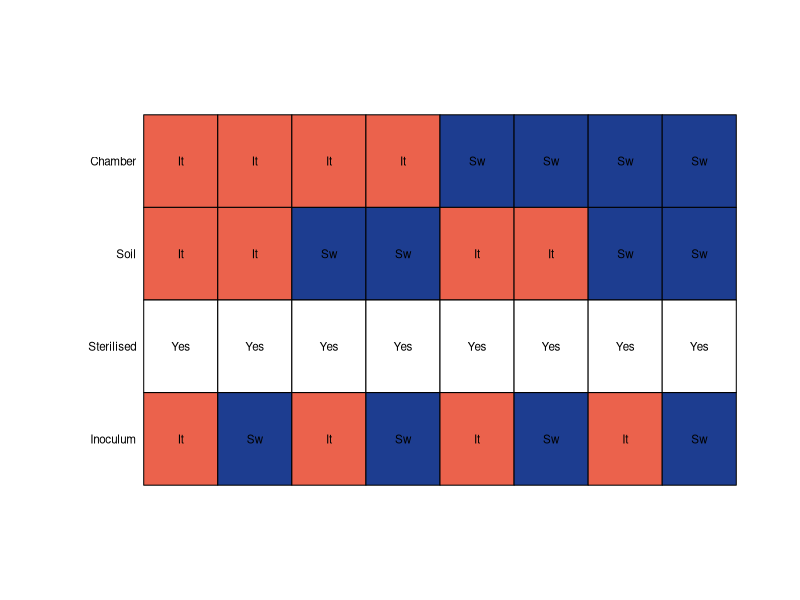
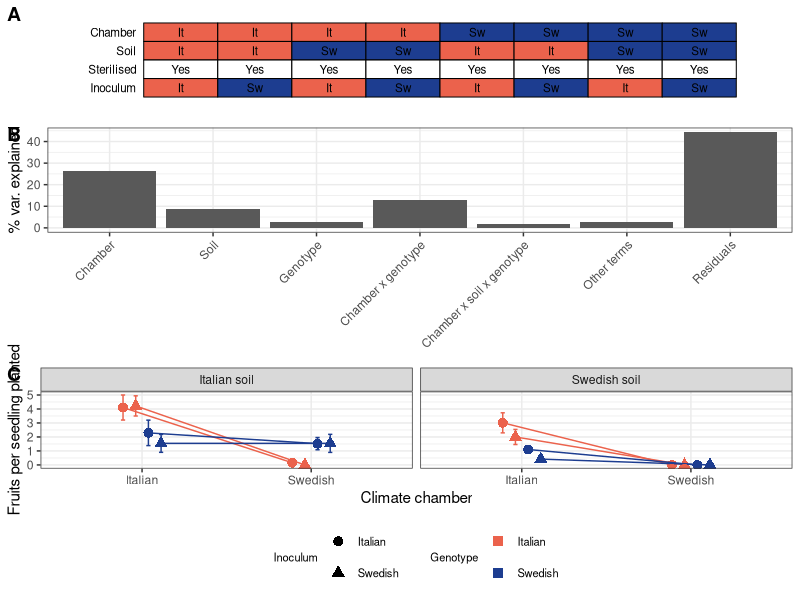
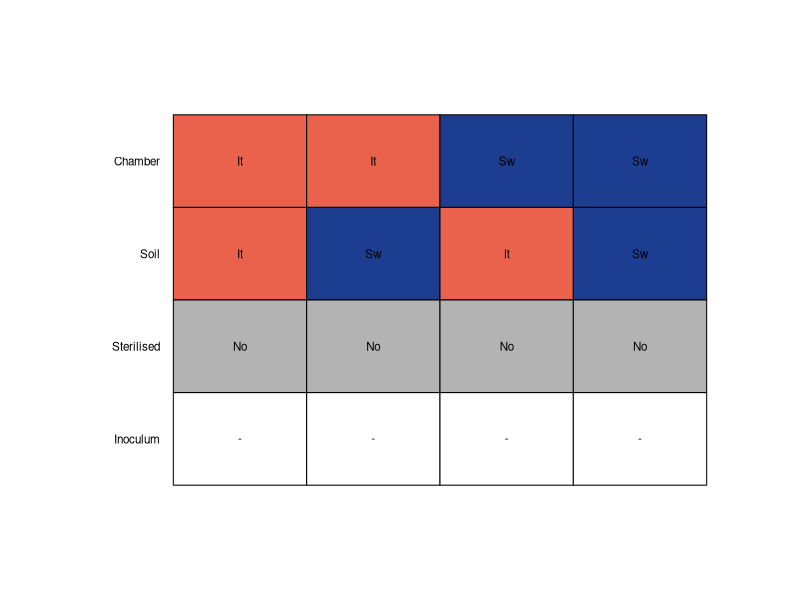
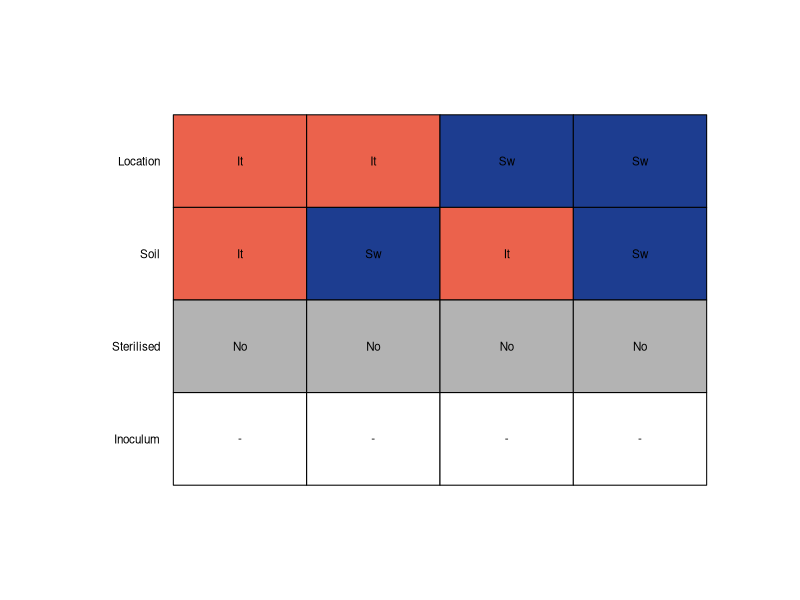
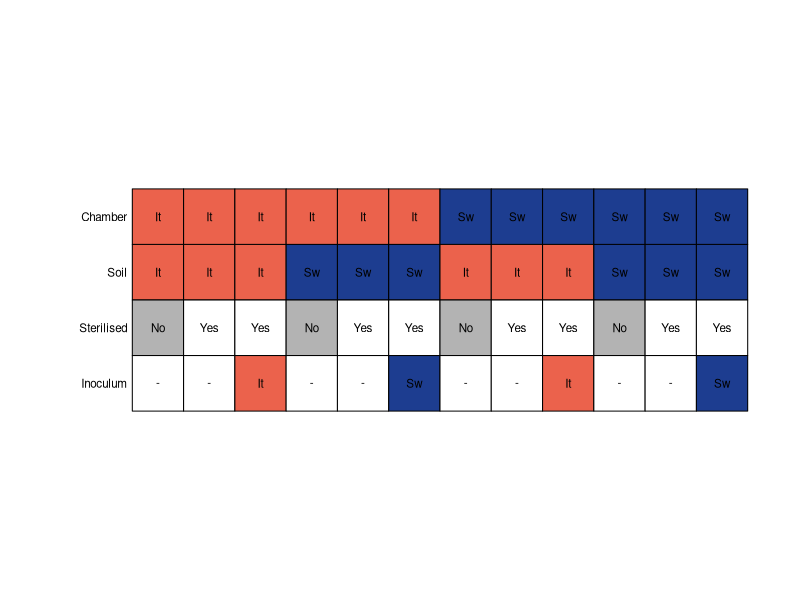
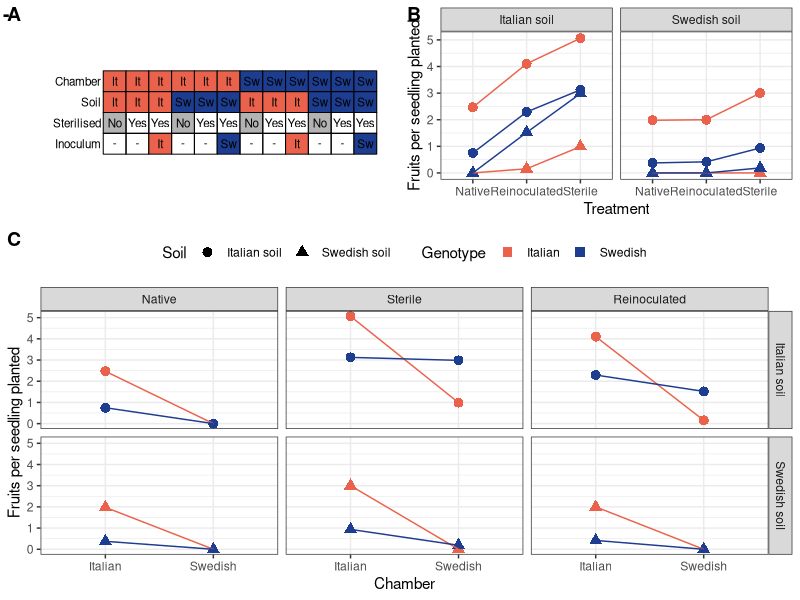

R code for these plots, in order:
## ---- chunk 1
knitr::opts_chunk$set(
  echo = FALSE, warning = FALSE, message = FALSE,
  fig.width=16.9/2.54, fig.height  = 20/2.54,
  cache = FALSE, cache.lazy = FALSE)

library(tidyverse)
library(broom)
library(lmerTest)
library(ggpubr)
library(cowplot)
library(gridGraphics)
## ---- chunk 2
# source('plant_fitness/utils.R')

gnoto <- read_csv(
  "plant_fitness/gnotobiotic_expt_fitness_data.csv",
  col_types = 'ffffffffdi'
)

field <- read_csv(
  "plant_fitness/field_expt_fitness_data.csv", col_types = 'ffffffi'
)

anova <- list()
## ---- chunk 3

# A function to take the output of the linear models in this document and make
# them into somethin publishable
tidy_anova_table <- function(model){
  model %>% 
    tidy %>% 
    mutate(
      # Change the levels of strata
      # stratum = ifelse(stratum == "chamber", "Chamber", stratum),
      stratum = ifelse(stratum == "block", "Between block", stratum),
      stratum = ifelse(stratum == "Within", "Within block", stratum),
      # Tidy up model term names
      term = gsub(":", " x ", term), # Change : to x in interaction terms
      term = sub("(.)", "\\U\\1", term, perl=TRUE), # Capitalise the first letter
      # term = gsub("x genotype", "x geno.", term),
      # term = gsub("x inoculum", "x inoc.", term),
      R2 = sumsq / sum(sumsq) # Variance explained
    ) %>% 
    rename(
      Stratum = stratum,
      Term = term,
      SS = sumsq,
      MS = meansq,
      F = statistic,
      P = p.value
    )
}
## ---- chunk 4
# m <- gnoto %>%
#   filter(soil %in% c("Italy", "Sweden"), inoculum %in% c("Italy", "Sweden"), autoclaved == 1) %>%
#   # mutate(r = paste0(chamber, block)) %>%
#   lmer(formula = fruits_per_seedling ~
#          (1 | block) +
#          (1 | chamber) +
#          (1 | genotype) + (1| soil) + (1 | inoculum) +
#          (1 | chamber : genotype) + (1 | chamber : soil) + (1 | chamber : inoculum) +
#          (1 | soil : genotype) + (1 | inoculum : genotype) +
#          (1 | soil : inoculum) +
#          (1 | chamber : soil : genotype) + (1 | chamber : inoculum : genotype) + (1 | inoculum : soil : genotype) +
#          (1 | chamber : soil : inoculum : genotype)
#        )
# VarCorr(m) %>%
#   as.data.frame() %>%
#   select(grp, sdcor) %>%
#   mutate(ve = 100 * (sdcor/ sum(sdcor)))

# 
# hist(resid(m), breaks = 20)
# 
# plot(resid(m), fitted(m))

anova$reinoculated <- gnoto %>%
  filter(soil %in% c("Italy", "Sweden"), inoculum %in% c("Italy", "Sweden"), autoclaved == 1) %>%
  aov(
  formula = 
    fruits_per_seedling ~ chamber * soil * inoculum * genotype + Error(block)
) 



# m.pr <- proj(anova$reinoculated)
# hist(m.pr[['Within']][,'Residuals'])
# hist(m.pr[['block']][,'Residuals'])

anova$reinoculated %>% 
  tidy_anova_table() %>% 
  knitr::kable(
    digits = 3,
    caption = "(ref:anova)")

gnoto %>%
  filter(soil %in% c("Italy", "Sweden"), inoculum %in% c("Italy", "Sweden"), autoclaved == 1) %>%
  mutate(
    fruits_per_seedling = scale(fruits_per_seedling),
    t = paste0(chamber, soil, inoculum),
    t2  = paste0(genotype, block)
    ) %>% 
  lme4::lmer(
    formula = 
      fruits_per_seedling ~ chamber * soil * inoculum * genotype + (1 | t/block)
  ) %>% 
  # summary
  anova
## ---- chunk 5

# Creates the image of treatment combinations for Fig 2A

reinoculated <- list()

font_size= 0.7
par(mar = c(0,4,0,0))
plot(c(0,9), c(0,-3), type='n', axes=F, xlab = "", ylab="")
# Draw boxes under the plot
rect((1:8)-0.5, -0.5, (1:8)+0.5, -1, col = rep(c("#eb624c", "#1d3d90ff"), each=4))
rect((1:8)-0.5, -1,   (1:8)+0.5, -1.5,  col = rep(c("#eb624c", "#1d3d90ff"), each=2))
rect((1:8)-0.5, -1.5, (1:8)+0.5, -2, col = 0)
rect((1:8)-0.5, -2,   (1:8)+0.5, -2.5, col = c("#eb624c", "#1d3d90ff", "#eb624c", "#1d3d90ff"))
# Insert labels in the boxes
text(1:8, -0.75, rep(c("It", "Sw"), each= 4), cex=font_size)
text(1:8, -1.25, rep(c("It", "Sw"), each=2), cex=font_size)
text(1:8, -1.75, c("Yes", "Yes", "Yes", "Yes"), cex=font_size)
text(1:8, -2.25, c("It", "Sw", "It", "Sw"), cex=font_size)

text(0.4, -0.75, "Chamber",   xpd=NA, adj = c(1,0.5), cex=font_size)
text(0.4, -1.25, "Soil",      xpd=NA, adj = c(1,0.5), cex=font_size)
text(0.4, -1.75, "Sterilised",xpd=NA, adj = c(1,0.5), cex=font_size)
text(0.4, -2.25, "Inoculum",      xpd=NA, adj = c(1,0.5), cex=font_size)

reinoculated$trt<- recordPlot()
## ---- chunk 6


reinoculated$pve <- anova$reinoculated %>%
  tidy_anova_table() %>% 
  group_by(Term = replace(Term, P > 0.05, 'Other terms')) %>%
  summarise(
    Variance = sum(R2)
  ) %>% 
  mutate(Term = fct_relevel(
    Term,
    "Chamber", "Soil", "Genotype", "Chamber x geno.",  "Chamber x soil x geno."
  )) %>%
  arrange(Term) %>%
  ggplot(aes(x = Term, y= 100*Variance)) +
  geom_col() +
  theme_bw() +
  theme(
    axis.text.x = element_text(angle = 45, hjust = 1),
    axis.title.x=element_blank()) +
  # scale_x_discrete(
  #   labels =
  #     c('Chamber', 'Genotype', 'Soil','Chamber x\nGenotype', "Chamber x\nGeno. x Soil",  "Other terms")
  # ) +
  labs(
    y = "% var. explained"
  )

pd = position_dodge(0.3)
reinoculated$interaction <- gnoto %>% 
  filter(soil %in% c("Italy", "Sweden"), inoculum %in% c("Italy", "Sweden"), autoclaved == 1) %>% 
  group_by(chamber, soil, inoculum, genotype, autoclaved) %>% 
  summarise(
    mean = mean(fruits_per_seedling),
    sd   = sd(fruits_per_seedling),
    se    = sd / sqrt(n()-1)
  ) %>% 
  mutate(
    # Create some variables with nice titles and entries for plotting
    Soil = ifelse(soil == "Italy", "Italian soil", "Swedish soil"),
    Genotype = ifelse(genotype == "It", "Italian", "Swedish"),
    Inoculum = ifelse(inoculum == "Italy", "Italian", "Swedish")
  ) %>% 
  ggplot(aes(
    x = chamber, y = mean, colour = Genotype,
    shape = Inoculum, group= paste(Genotype, Inoculum),
  )) +
  geom_point(size = 3, position = pd) + 
  geom_line(position = pd) +
  geom_errorbar(
    aes(ymin=mean-se, ymax=mean+se), width=.1, position = pd) +
  facet_grid(~ Soil) +
  theme_bw() + 
  scale_colour_manual(values = c('#eb624c', '#1d3d90ff')) +
  theme(
    legend.position = "bottom",
    legend.title = element_text(size=8),
    legend.text = element_text(size=8)
  )+
  labs(
    x = "Climate chamber",
    y = "Fruits per seedling planted"
  )+
  guides(
    color=guide_legend(
      nrow=2,
      byrow=TRUE,
      override.aes = list(linetype = 0, shape = 15)),
    shape=guide_legend(nrow=2, byrow=TRUE)
    # color = guide_legend()
  )

# cowplot::plot_grid(p0, p1, p2, rel_heights = c(1,2,2), nrow=3)
ggarrange(
  reinoculated$trt,
  reinoculated$pve,
  reinoculated$interaction,
  nrow=3, labels = "AUTO", heights = c(1,2,2))
## ---- chunk 7
# Create illustration of treatments for figure S4A

field_native <- list()

font_size= 0.7
par(mar = c(0,4,0,0))
plot(c(0,5), c(0,-3), type='n', axes=F, xlab = "", ylab="")
# Draw boxes under the plot
rect((1:4)-0.5, -0.5, (1:4)+0.5, -1, col = rep(c("#eb624c", "#1d3d90ff"), each=2))
rect((1:4)-0.5, -1,   (1:4)+0.5, -1.5,  col = rep(c("#eb624c", "#1d3d90ff"), each=1))
rect((1:4)-0.5, -1.5, (1:4)+0.5, -2, col = 'gray70')
rect((1:4)-0.5, -2,   (1:4)+0.5, -2.5, col = 0)
# Insert labels in the boxes
text(1:4, -0.75, rep(c("It", "Sw"), each= 2), cex=font_size)
text(1:4, -1.25, rep(c("It", "Sw"), each=1), cex=font_size)
text(1:4, -1.75, "No", cex=font_size)
text(1:4, -2.25, "-", cex=font_size)

text(0.4, -0.75, "Chamber",   xpd=NA, adj = c(1,0.5), cex=font_size)
text(0.4, -1.25, "Soil",      xpd=NA, adj = c(1,0.5), cex=font_size)
text(0.4, -1.75, "Sterilised",xpd=NA, adj = c(1,0.5), cex=font_size)
text(0.4, -2.25, "Inoculum",      xpd=NA, adj = c(1,0.5), cex=font_size)

field_native$trt_native<- recordPlot()
## ---- chunk 8
# Create illustration of treatments for figure S4A
font_size= 0.7
par(mar = c(0,4,0,0))
plot(c(0,5), c(0,-3), type='n', axes=F, xlab = "", ylab="")
# Draw boxes under the plot
rect((1:4)-0.5, -0.5, (1:4)+0.5, -1, col = rep(c("#eb624c", "#1d3d90ff"), each=2))
rect((1:4)-0.5, -1,   (1:4)+0.5, -1.5,  col = rep(c("#eb624c", "#1d3d90ff"), each=1))
rect((1:4)-0.5, -1.5, (1:4)+0.5, -2, col = 'gray70')
rect((1:4)-0.5, -2,   (1:4)+0.5, -2.5, col = 0)
# Insert labels in the boxes
text(1:4, -0.75, rep(c("It", "Sw"), each= 2), cex=font_size)
text(1:4, -1.25, rep(c("It", "Sw"), each=1), cex=font_size)
text(1:4, -1.75, "No", cex=font_size)
text(1:4, -2.25, "-", cex=font_size)

text(0.4, -0.75, "Location",   xpd=NA, adj = c(1,0.5), cex=font_size)
text(0.4, -1.25, "Soil",      xpd=NA, adj = c(1,0.5), cex=font_size)
text(0.4, -1.75, "Sterilised",xpd=NA, adj = c(1,0.5), cex=font_size)
text(0.4, -2.25, "Inoculum",      xpd=NA, adj = c(1,0.5), cex=font_size)

field_native$trt_field<- recordPlot()
## ---- chunk 9
anova$native <- gnoto %>%
  filter(soil %in% c("Italy", "Sweden"), autoclaved == 0) %>% 
  aov(
  formula = 
    fruits_per_seedling ~ chamber * soil * genotype + Error(block)
)


gnoto %>%
  filter(soil %in% c("Italy", "Sweden"), autoclaved == 0) %>% 
  group_by(block, chamber, soil, genotype) %>%
  summarise(
    fruits_per_seedling = mean(fruits_per_seedling),
    .groups = "drop"
  ) %>%
  lme4::lmer(
    formula = fruits_per_seedling ~
      (1|chamber) + (1|soil) + (1|genotype) +
      (1|chamber : soil) + (1|chamber:genotype) + (1|soil:genotype) +
      (1|chamber : soil : genotype) +
      (1 | block)
  ) %>%
  VarCorr() %>%
  as.data.frame() %>%
  select(grp, sdcor) %>%
  mutate(ve = round(100 * (sdcor/ sum(sdcor)), 2))

anova$native %>% 
  tidy_anova_table() %>% 
  knitr::kable(
    digits = 3,
    caption = "(ref:native)"
  )
## ---- chunk 10
# Calculate block-mean fitness for each genotype
anova$field <- field %>%
  # mutate(block = paste0(location, block)) %>% 
  group_by(block, location, soil, genotype) %>%
  summarise(
    fruits_per_seedling = mean(fruits_per_seedling),
    .groups = "drop"
  ) %>% 
  aov(
    formula = fruits_per_seedling ~ location * soil * genotype + Error(location/block)
    )

field %>%
  # mutate(block = paste0(location, block)) %>%
  group_by(block, location, soil, genotype) %>%
  summarise(
    fruits_per_seedling = mean(fruits_per_seedling),
    .groups = "drop"
  ) %>%
  lme4::lmer(
    formula = fruits_per_seedling ~
      (1|location) + (1|soil) + (1|genotype) +
      (1|location : soil) + (1|location:genotype) + (1|soil:genotype) +
      (1|location : soil : genotype) +
      (1 | block)
  ) %>%
  VarCorr() %>%
  as.data.frame() %>%
  select(grp, sdcor) %>%
  mutate(ve = round(100 * (sdcor/ sum(sdcor)), 2))
  

anova$field %>% 
  tidy_anova_table() %>% 
  mutate(
    Stratum = ifelse(Stratum == "Block", "Between block", Stratum),
    Term = ifelse(Term == 'Site', "Location", Term)
  ) %>% 
  knitr::kable(
    digits = 3,
    caption = "(ref:field)"
  )
## ---- chunk 11
anova$sterilise <- gnoto %>%
  filter(! trt %in% c(4,7, 15, 19)) %>% 
  mutate(
    Treatment = ifelse(autoclaved == 0, "Native", "Sterile"),
    Treatment = ifelse(inoculum != "No", "Reinoculated", Treatment),
    Treatment = fct_relevel(Treatment, "Sterile", after = 2)
  ) %>%  
  aov(
    formula = fruits_per_seedling ~ chamber * soil * Treatment * genotype + Error(chamber/block)
    )

anova$sterilise %>% 
  tidy_anova_table() %>% 
  knitr::kable(
    digits = 3,
    caption = "(ref:anova-nsr)"
  )

## ---- chunk 12

sterilised <- list()

font_size= 0.7
par(mar = c(0,4,0,0))
plot(c(0,13), c(1,-4), type='n', axes=F, xlab = "", ylab="")
# Draw boxes under the plot
rect((1:12)-0.5, -0.5, (1:12)+0.5, -1, col = rep(c("#eb624c", "#1d3d90ff"), each=6))
rect((1:12)-0.5, -1,   (1:12)+0.5, -1.5,  col = rep(c("#eb624c", "#1d3d90ff"), each=3))
rect((1:12)-0.5, -1.5, (1:12)+0.5, -2, col = c('gray70',0,0))
rect((1:12)-0.5, -2,   (1:12)+0.5, -2.5, 
     col = c(0, 0, "#eb624c", 0, 0, "#1d3d90ff")
     )
# Insert labels in the boxes
text(1:12, -0.75, rep(c("It", "Sw"), each= 6), cex=font_size)
text(1:12, -1.25, rep(c("It", "Sw"), each=3), cex=font_size)
text(1:12, -1.75, c("No", "Yes", "Yes"), cex=font_size)
text(1:12, -2.25, c("-", "-", "It", "-", "-", "Sw"), cex=font_size)

text(0.4, -0.75, "Chamber",    xpd=NA, adj = c(1,0.5), cex=font_size)
text(0.4, -1.25, "Soil",       xpd=NA, adj = c(1,0.5), cex=font_size)
text(0.4, -1.75, "Sterilised", xpd=NA, adj = c(1,0.5), cex=font_size)
text(0.4, -2.25, "Inoculum",   xpd=NA, adj = c(1,0.5), cex=font_size)

sterilised$trt<- recordPlot()
## ---- chunk 13

sterilised$means <- gnoto %>% 
  filter(! trt %in% c(4,7, 15, 19)) %>% 
  group_by(chamber, soil, autoclaved, inoculum, genotype) %>% 
  summarise(
    mean = mean(fruits_per_seedling)
  ) %>% 
  mutate(
    Soil = ifelse(soil == "Italy", "Italian soil", "Swedish soil"),
    Genotype = ifelse(genotype == "It", "Italian", "Swedish"),
    Treatment = ifelse(autoclaved == 0, "Native", "Sterile"),
    Treatment = ifelse(inoculum != "No", "Reinoculated", Treatment)
    # Treatment = fct_relevel(Treatment, "Sterile", after = 2)
  ) %>% 
  rename(Chamber = chamber) %>%
  ggplot(aes(
    x = Treatment, y = mean,
    colour = Genotype, shape = Chamber, group = paste(Genotype, Chamber))) +
  geom_point(size=3) +
  geom_line() +
  facet_grid(~ Soil) +
  theme_bw() +
  scale_colour_manual(values = c('#eb624c', '#1d3d90ff')) +
  labs(
    y = "Fruits per seedling planted"
  )+
  theme(
    legend.position = "none"
)

## ---- chunk 14

sterilised$interactions <- gnoto %>% 
  filter(! trt %in% c(4,7, 15, 19)) %>% 
  group_by(chamber, soil, autoclaved, inoculum, genotype) %>% 
  summarise(
    mean = mean(fruits_per_seedling)
  ) %>% 
  mutate(
    Soil = ifelse(soil == "Italy", "Italian soil", "Swedish soil"),
    Genotype = ifelse(genotype == "It", "Italian", "Swedish"),
    Treatment = ifelse(autoclaved == 0, "Native", "Sterile"),
    Treatment = ifelse(inoculum != "No", "Reinoculated", Treatment),
    Treatment = fct_relevel(Treatment, "Sterile", after = 2)
  ) %>% 
  rename(Chamber = chamber) %>%

  ggplot(aes(
    x = Chamber, y = mean,
    shape = Soil, colour = Genotype, group = paste(Genotype, Soil) 
    ))+
  geom_point(size=3) +
  geom_line() +
  facet_grid( Soil ~ Treatment) +
theme_bw() +
  scale_colour_manual(values = c('#eb624c', '#1d3d90ff')) +
  labs(
    y = "Fruits per seedling planted"
  )+
  theme(
    legend.position = "top"
) +
  guides(
    colour = guide_legend(
      override.aes = list(linetype = 0, shape = 15)
      )
  )
## ---- chunk 15
top_row <- ggarrange(sterilised$trt, sterilised$means, labels = c("A", "B"), heights = c(1,2))

ggarrange(top_row, sterilised$interactions, nrow=2, labels = c("-", "C"), heights = c(3,5))
